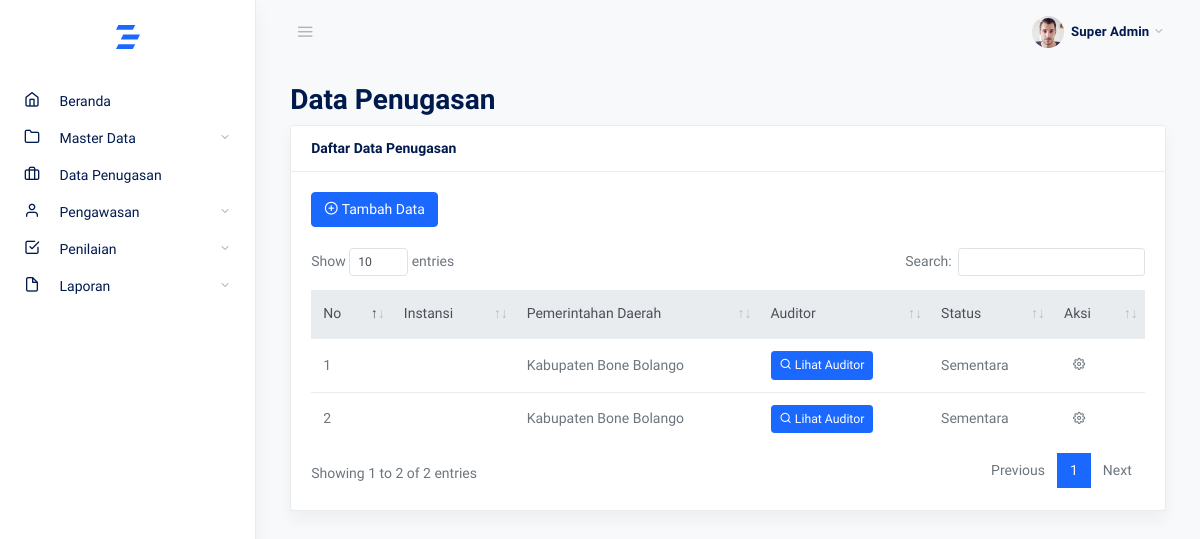
Screenshot of /data_penugasan with the database file from the repository.
### tables this page shows
CREATE TABLE `penugasan` (
  `id_tugas` int(11) NOT NULL,
  `id_instansi_vertikal` int(11) NOT NULL,
  `id_pemda` int(11) NOT NULL,
  `status` varchar(50) NOT NULL
);

CREATE TABLE `pemda` (
  `id` int(11) NOT NULL,
  `pemda` varchar(50) NOT NULL
);

### admin.php (called while the page is built, shortened)
<?php
require_once 'views/page/admin/index.php';

### app/controllers/admin/function_penugasan.php (the view, shortened to what this page needs)
<?php
function tampil_data($mysqli)
{
    $query = "SELECT * FROM penugasan";
    $to = $mysqli->prepare($query);
    $to->execute();
    $result = $to->get_result();
    $no = 1;
    while ($row = $result->fetch_object()) {
        $idtugas = $row->id_tugas;
        $id_instansi = $row->id_instansi_vertikal;
        $qinstansi = "SELECT * FROM instansi_vertikal WHERE id = '$id_instansi'";
        $rwinstansi = $mysqli->query($qinstansi);
        $rinstansi = mysqli_fetch_assoc($rwinstansi);
        $id_pemda = $row->id_pemda;
        $qpemda = "SELECT * FROM pemda WHERE id = '$id_pemda'";
        $rwpemda = $mysqli->query($qpemda);
        $rpemda = mysqli_fetch_assoc($rwpemda);
        $status = $row->status;
?>
        <tr>
            <td><?= $no++; ?></td>
            <td><?= $rinstansi['nama_instansi']; ?></td>
            <td><?= $rpemda['pemda']; ?></td>
            <td><a href="" data-toggle="modal" data-target="#defaultModalx<?= $idtugas; ?>" class="btn btn-sm btn-primary"><i class="fe fe-search"></i> Lihat Auditor</a></td>
            <td><?= $status; ?></td>
            <td>
                <button class="btn btn-sm" type="button" data-toggle="dropdown" aria-haspopup="true" aria-expanded="false">
                    <span class="fe fe-settings"></span>
                </button>
            </td>
        </tr>
    <?php
    }
}
    ?>

### assets/css/feather.css (style rules this page uses)
.fe { font-family: "feather" !important; speak: none; font-style: normal; font-weight: normal; font-variant: normal; text-transform: none; line-height: 1; -webkit-font-smoothing: antialiased; -moz-osx-font-smoothing: grayscale; }
.fe-search:before { content: ""; }
.fe-settings:before { content: ""; }

### rows the page displays
penugasan: id_pemda.pemda "Kabupaten Bone Bolango", status "Sementara"
penugasan: id_pemda.pemda "Kabupaten Bone Bolango", status "Sementara"

### other values shown
$page "Data Penugasan"
